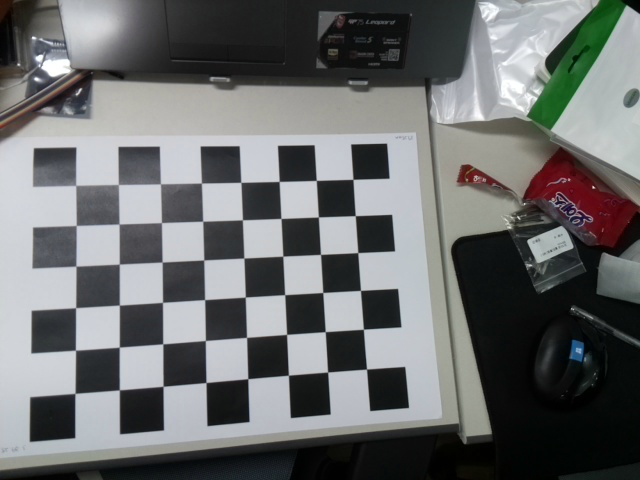
#> input picture utils/camera_lens_calibration/data_minibot17/origin_chessboard/2024-11-01_14-57-43.jpg, 640 x 480 px; its folder holds only this picture in this run
$ python cam_calibration.py
#> lines starting #> are read from the running program, lines starting #| are printed output that depends on the picture; after the words box and inside, x2 and y2 are one past the last pixel; in counts of white or black regions, pixels touching at a corner belong together; long printed decimals are rounded
import numpy as np
import cv2
import cv2.aruco as aruco
import glob
import pickle

BOARD_NUM = "3"
SAVE_DIR = "calibrated_chessboard/"

# size unit : mm
chessboard = {
    "1" : {
        "rows" : 5,
        "columns" : 7,
        "size" : {
            "chess" : 50.00
        }
    },
    "2" : {
        "rows" : 6,
        "columns" : 8,
        "size" : {
            "chess" : 42.40
        }
    },
    "3" : {
        "rows" : 7,
        "columns" : 9,
        "size" : {
            "chess" : 39.25
        }
    }
}

# termination criteria
# cv2.TERM_CRITERIA_EPS : 위치 변화가 설정된 오차보다 작으면 종료
# cv2.TERM_CRITERIA_MAX_ITER: 설정된 반복 횟수만큼 반복한 경우 종료
criteria = (cv2.TERM_CRITERIA_EPS + cv2.TERM_CRITERIA_MAX_ITER, 30, 0.001)
pattern_size = (chessboard[BOARD_NUM]["rows"] - 1, chessboard[BOARD_NUM]["columns"] - 1) # (체스보드 가로 패턴 개수 - 1, 체스보드 세로 패턴 개수 - 1)
square_size = chessboard[BOARD_NUM]["size"]["chess"]

objp = np.zeros((pattern_size[0] * pattern_size[1], 3), np.float32)
objp[:, :2] = np.mgrid[0:pattern_size[0], 0:pattern_size[1]].T.reshape(-1, 2) * square_size

# prepare object points, like (0,0,0), (1,0,0), (2,0,0) ....,(6,5,0)
objpoints = [] # 3d point in real world space
imgpoints = [] # 2d points in image plane.

images = glob.glob("origin_chessboard/*.jpg")

for fname in images:
    file_name = fname.split("/")[1]
    img = cv2.imread(fname)
#> img is the input picture: shape (480, 640, 3); mean B, G, R 109.3, 109, 107.2
    gray = cv2.cvtColor(img, cv2.COLOR_BGR2GRAY)
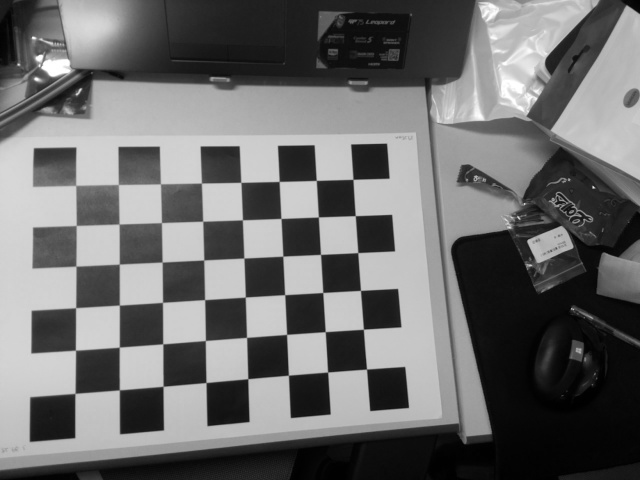
#> gray: shape (480, 640); min 0, max 255, mean 108.5

    # Find the chess board corners
    ret, corners = cv2.findChessboardCorners(gray, pattern_size, None)
#> ret = True; corners = 48 rows, first 8: [352.9, 179.4], [355.3, 215.6], [357.8, 252.5], [360.5, 290.4], [363.4, 329.2], [366.5, 369.1], [316.3, 180.4], [318.4, 216.9]

    # If found, add object points, image points (after refining them)
    if ret:
        objpoints.append(objp)

        # cv2.cornerSubPix(1, 2, 3, 4, 5)
        # 체스보드의 코너를 더욱 정확하게 위치시키기 위해 사용하는 함수
        # 이 함수는 cv2.findChessboardCorners()로 대략적으로 찾은 코너들을 세밀하게 조정하여
        # 서브픽셀(sub-pixel) 수준에서 정확한 좌표를 반환.
        # 여기서 서브픽셀은 픽셀 단위보다 더 작은 해상도에서 좌표를 계산하는 방법을 의미
        #
        # 파라미터
        # 1: 입력 이미지로, 그레이스케일 이미지가 필요
        # 2: 대략적으로 찾은 코너들의 초기 좌표 cv2.findChessboardCorners() 함수가
        #    반환한 좌표들이며, 이를 더 세밀하게 조정하는 과정에서 사용됨.
        #    체스보드의 각 코너에 대한 좌표 목록
        # 3: 서치 윈도우 크기
        #    서브픽셀 정확도로 코너를 찾기 위해 주변에서 탐색할 검색 창의 크기 (width, height)
        #    (11, 11)은 해당 코너 주변 11x11 픽셀의 영역 내에서 서브픽셀 정확도로 코너를 세밀하게 조정하겠다는 의미
        # 4: 무효 영역의 크기
        #    (-1, -1)이면 서치 윈도우 전체가 사용된다는 의미입니다. 즉, 코너 주변의 모든 영역을 탐색에 활용
        # 5: 반복 종료 기준
        #    코너 위치를 찾는 반복 알고리즘의 종료 조건
        #    cv2.TERM_CRITERIA_EPS + cv2.TERM_CRITERIA_MAX_ITER는 주어진 반복 횟수(30번) 내에,
        #    설정된 허용 오차(0.001)만큼 코너 위치가 변화하지 않으면 계산을 종료하라는 의미
        #
        # 반환값 : 서브픽셀 정확도로 조정된 코너 위치 좌표를 반환
        #         corners2는 코너들의 서브픽셀 좌표로, corners에 비해 더 정확한 값을 갖음.
        #         코너 위치가 정교하게 조정되었으므로, 이 값을 사용하면 보정 작업에서 더 나은 결과를 얻을 수 있다.
        corners2 = cv2.cornerSubPix(gray, corners, (11, 11), (-1, -1), criteria)
#> corners2 = 48 rows, first 8: [353, 179.3], [355.3, 215.7], [357.8, 252.6], [360.5, 290.4], [363.4, 329.2], [366.5, 369.1], [316.3, 180.4], [318.4, 217]
        imgpoints.append(corners2)

        # Draw and display the corners
        img = cv2.drawChessboardCorners(img, pattern_size, corners2, ret)
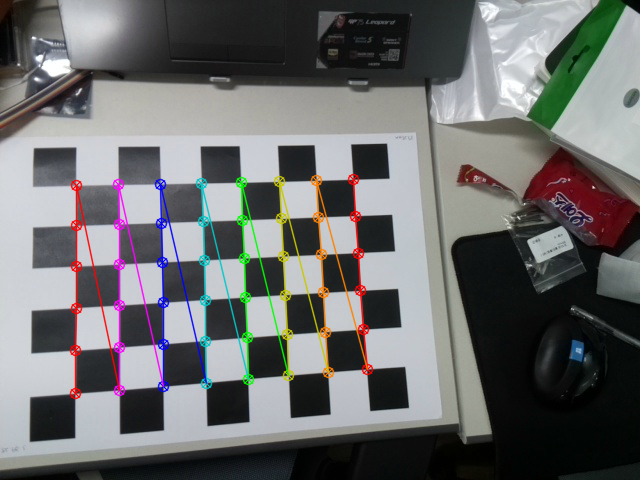
#> img: shape (480, 640, 3); 4.17% of pixels changed, all inside (x1, y1, x2, y2) = (69, 173, 374, 400)
        save_file = SAVE_DIR + file_name
        cv2.imwrite(save_file, img)
        print("Image saved successfully.")
    else:
        print("Not found the chess board corners")

# 카메라 보정 수행
ret, camera_matrix, dist_coeffs, rvecs, tvecs = cv2.calibrateCamera(
    objpoints, imgpoints, gray.shape[::-1], None, None
)
#> ret = 0.168; camera_matrix = [[409.2, 0, 316.3], [0, 409.2, 242.6], [0, 0, 1]]; dist_coeffs = [[0.191, -0.395, -0.0032, 0.00176, 0.275]]; rvecs = ([-0.172, 0.00792, 1.52],); tvecs = ([39.01, -67.45, 438.8],)

# 결과 출력
print("Camera metrix:")
print(camera_matrix)
#| [[409.248   0.         316.325]
#|  [  0.         409.186  242.639]
#|  [  0.           0.           1.        ]]

print("\nDistortion coefficients:")
print(dist_coeffs)
#| [[ 0.1907 -0.3953 -0.003201  0.001764  0.275]]

# 보정 결과 저장
with open("calibration_minibot17.pkl", "wb") as f:
    pickle.dump({
        "camera_matrix": camera_matrix,
        "dist_coeffs": dist_coeffs,
        "rvecs": rvecs,
        "tvecs": tvecs
    }, f)

$ run again, on utils/camera_lens_calibration/data_minibot17/origin_chessboard/2024-11-01_14-57-59.jpg
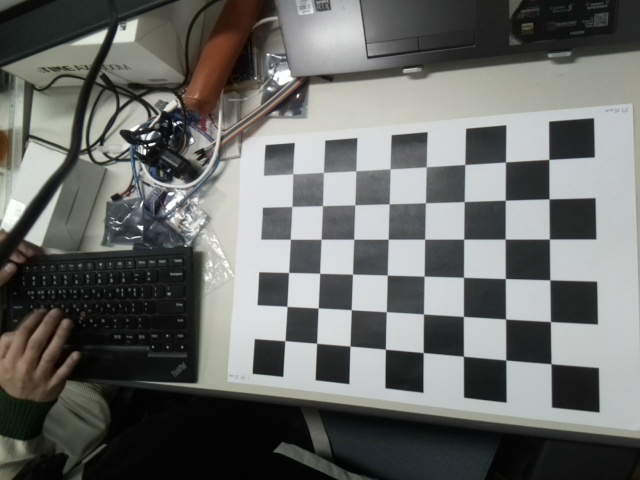
#> input picture utils/camera_lens_calibration/data_minibot17/origin_chessboard/2024-11-01_14-57-59.jpg, 640 x 480 px
#> img is the input picture: shape (480, 640, 3); mean B, G, R 104.1, 106.6, 105.3
#> `ret, corners = cv2.findChessboardCorners(gray, pattern_size, None)`: ret = True; corners = 48 rows, first 8: [548.7, 159.4], [548.9, 198.8], [549.4, 238.9], [549.8, 279.9], [550.4, 321.5], [550.9, 363.6], [505.5, 162], [505.2, 200]
#> corners2 = 48 rows, first 8: [548.8, 159.4], [549, 198.9], [549.4, 239], [549.8, 279.8], [550.4, 321.5], [551, 363.7], [505.5, 162], [505.3, 200.2]
#> `img = cv2.drawChessboardCorners(img, pattern_size, corners2, ret)`:
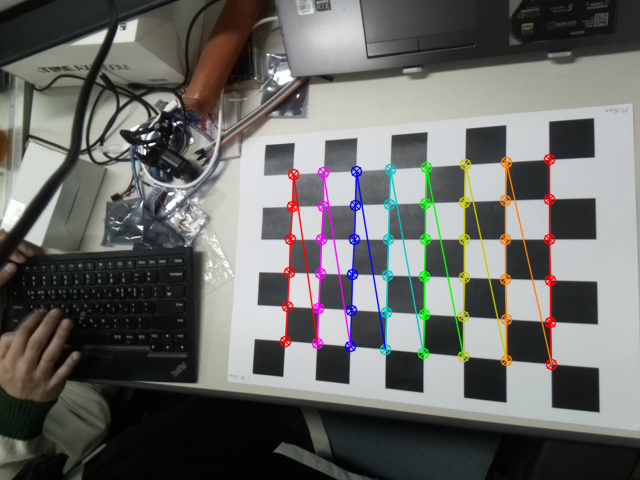
#> img: shape (480, 640, 3); 3.94% of pixels changed, all inside (x1, y1, x2, y2) = (279, 153, 558, 371)
#> `ret, camera_matrix, dist_coeffs, rvecs, tvecs = cv2.calibrateCamera( o..`: ret = 0.159; camera_matrix = [[373.1, 0, 337.7], [0, 377.9, 252.8], [0, 0, 1]]; dist_coeffs = [[0.132, -0.339, -0.00135, -0.000282, 0.333]]; rvecs = ([0.151, 0.298, 1.58],); tvecs = ([209.4, -91.22, 377.4],)
#| [[373.123   0.         337.656]
#|  [  0.         377.895 252.761]
#|  [  0.           0.           1.        ]]
#| [[ 1.32149641e-01 -3.39241307e-01 -1.34823546e-03 -2.82154932e-04
#|    3.32577856e-01]]

$ run again, on utils/camera_lens_calibration/data_minibot17/origin_chessboard/2024-11-01_14-58-02.jpg
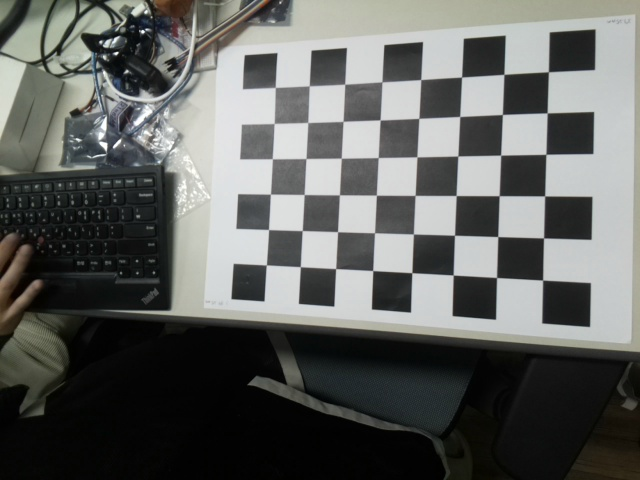
#> input picture utils/camera_lens_calibration/data_minibot17/origin_chessboard/2024-11-01_14-58-02.jpg, 640 x 480 px
#> img is the input picture: shape (480, 640, 3); mean B, G, R 96, 98.6, 96.9
#> `ret, corners = cv2.findChessboardCorners(gray, pattern_size, None)`: ret = True; corners = 48 rows, first 8: [548.3, 71.8], [547, 113], [545.9, 154.2], [544.7, 195.9], [543.6, 238], [542.6, 279.9], [504, 74.21], [502.3, 114.4]
#> corners2 = 48 rows, first 8: [548.4, 71.77], [547.2, 112.9], [545.9, 154.3], [544.7, 195.9], [543.6, 237.9], [542.6, 280.1], [503.9, 74.37], [502.4, 114.5]
#> `img = cv2.drawChessboardCorners(img, pattern_size, corners2, ret)`:
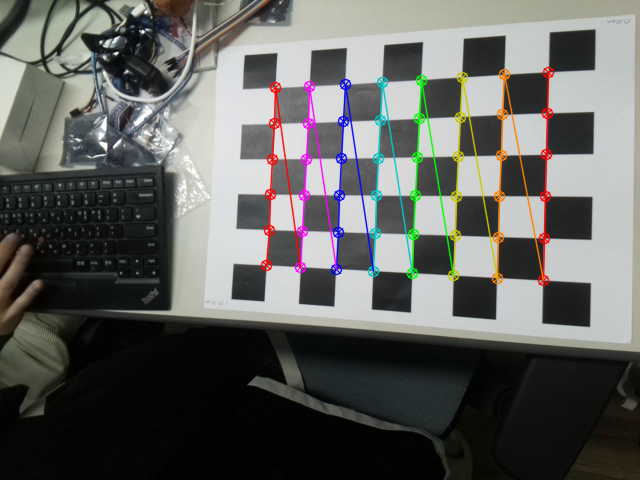
#> img: shape (480, 640, 3); 4.07% of pixels changed, all inside (x1, y1, x2, y2) = (260, 66, 555, 287)
#> `ret, camera_matrix, dist_coeffs, rvecs, tvecs = cv2.calibrateCamera( o..`: ret = 0.153; camera_matrix = [[427.3, 0, 289.4], [0, 435.8, 251.7], [0, 0, 1]]; dist_coeffs = [[0.189, -0.253, 0.00238, -0.013, 0.133]]; rvecs = ([0.152, 0.24, 1.61],); tvecs = ([251, -169.7, 422.4],)
#| [[427.267    0.         289.425]
#|  [  0.         435.758 251.654]
#|  [  0.           0.           1.        ]]
#| [[ 0.189 -0.2531  0.002378 -0.013  0.1331]]

$ run again, on utils/camera_lens_calibration/data_minibot17/origin_chessboard/2024-11-01_14-58-06.jpg
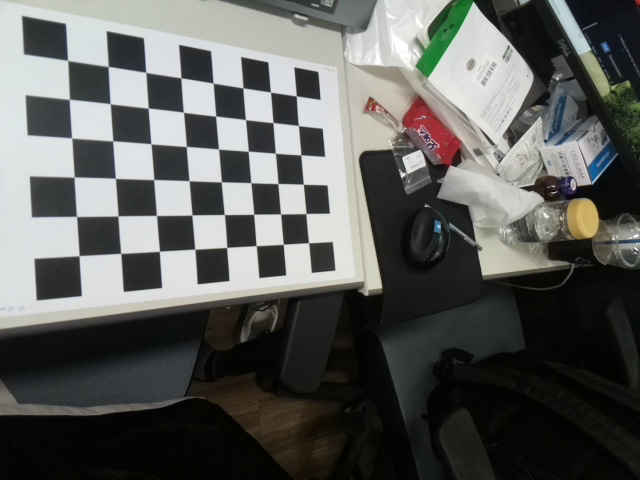
#> input picture utils/camera_lens_calibration/data_minibot17/origin_chessboard/2024-11-01_14-58-06.jpg, 640 x 480 px
#> img is the input picture: shape (480, 640, 3); mean B, G, R 90.9, 93.6, 92.6
#> `gray = cv2.cvtColor(img, cv2.COLOR_BGR2GRAY)`:
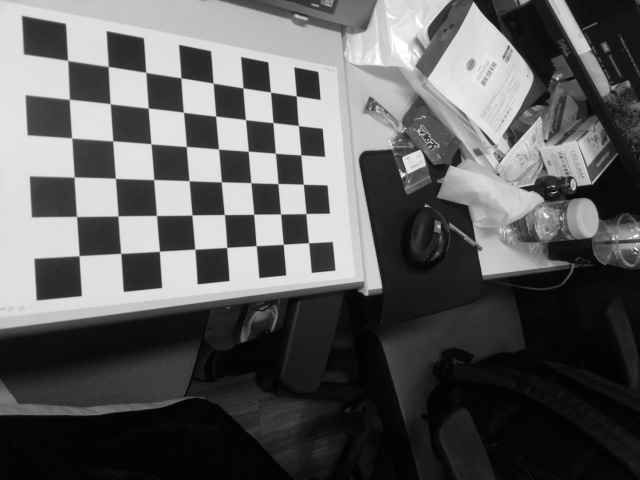
#> gray: shape (480, 640); min 0, max 255, mean 93
#> `ret, corners = cv2.findChessboardCorners(gray, pattern_size, None)`: ret = True; corners = 48 rows, first 8: [296.3, 95.88], [298.4, 125.5], [300.8, 154.9], [303.3, 184.2], [305.9, 213.5], [308.6, 242.7], [270.5, 92.03], [273, 122.6]
#> corners2 = 48 rows, first 8: [296.3, 95.92], [298.4, 125.5], [300.8, 154.9], [303.4, 184.2], [305.9, 213.5], [308.6, 242.7], [270.5, 92.08], [272.9, 122.6]
#> `img = cv2.drawChessboardCorners(img, pattern_size, corners2, ret)`:
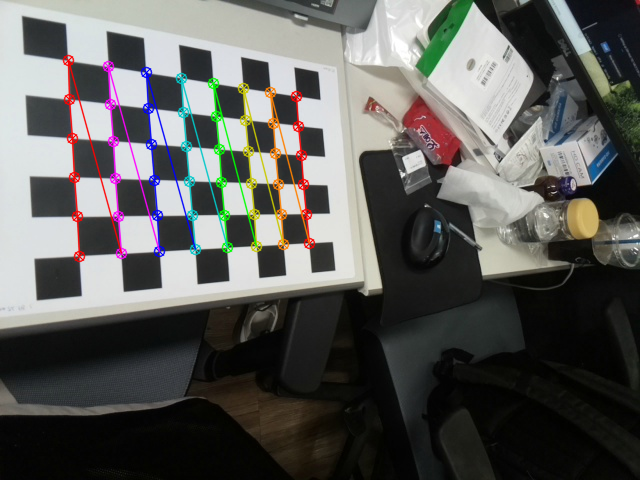
#> img: shape (480, 640, 3); 3.72% of pixels changed, all inside (x1, y1, x2, y2) = (62, 54, 316, 263)
#> `ret, camera_matrix, dist_coeffs, rvecs, tvecs = cv2.calibrateCamera( o..`: ret = 0.161; camera_matrix = [[448.8, 0, 306.5], [0, 447.9, 238.6], [0, 0, 1]]; dist_coeffs = [[0.243, -0.651, -0.00465, 0.0167, 0.566]]; rvecs = ([-0.516, -0.397, 1.45],); tvecs = ([-14.68, -189.9, 609.2],)
#| [[448.812   0.         306.483]
#|  [  0.         447.861   238.586]
#|  [  0.           0.           1.        ]]
#| [[ 0.2432 -0.6508 -0.004653  0.01666   0.5655]]

$ run again, on utils/camera_lens_calibration/data_minibot17/origin_chessboard/2024-11-01_14-57-48.jpg
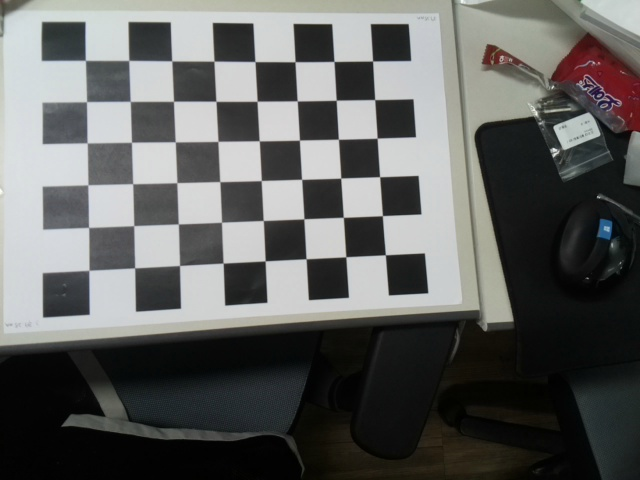
#> input picture utils/camera_lens_calibration/data_minibot17/origin_chessboard/2024-11-01_14-57-48.jpg, 640 x 480 px
#> img is the input picture: shape (480, 640, 3); mean B, G, R 95.6, 97.2, 96.3
#> `ret, corners = cv2.findChessboardCorners(gray, pattern_size, None)`: ret = True; corners = 48 rows, first 8: [372.5, 60.98], [374.6, 99.54], [377.1, 138.1], [379.6, 176.7], [382.4, 215.6], [385.4, 254.7], [334, 61.43], [336.3, 100.2]
#> corners2 = 48 rows, first 8: [372.6, 61.01], [374.7, 99.59], [377.2, 138.2], [379.6, 176.7], [382.4, 215.7], [385.4, 254.8], [334, 61.47], [336.2, 100.2]
#> `img = cv2.drawChessboardCorners(img, pattern_size, corners2, ret)`:
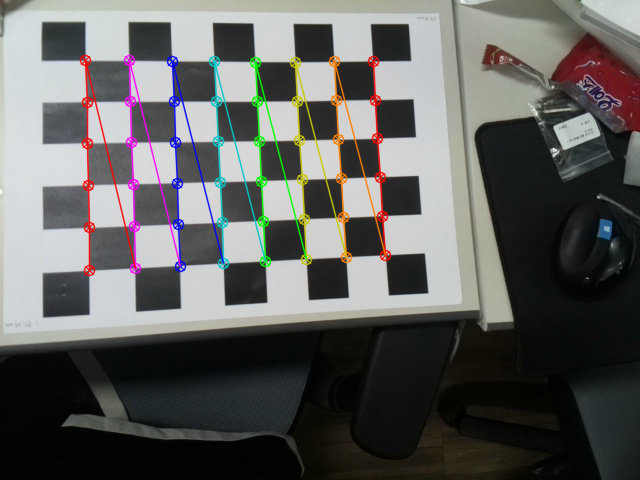
#> img: shape (480, 640, 3); 4.22% of pixels changed, all inside (x1, y1, x2, y2) = (79, 54, 392, 277)
#> `ret, camera_matrix, dist_coeffs, rvecs, tvecs = cv2.calibrateCamera( o..`: ret = 0.15; camera_matrix = [[653.7, 0, 356.7], [0, 655.9, 223.4], [0, 0, 1]]; dist_coeffs = [[0.422, -1.27, -0.00504, 0.016, 1.35]]; rvecs = ([-0.227, -0.00849, 1.51],); tvecs = ([15.38, -163.1, 675],)
#| [[653.676   0.         356.745]
#|  [  0.         655.881 223.430]
#|  [  0.           0.           1.        ]]
#| [[ 0.4224  -1.274 -0.00504  0.01604  1.352]]
